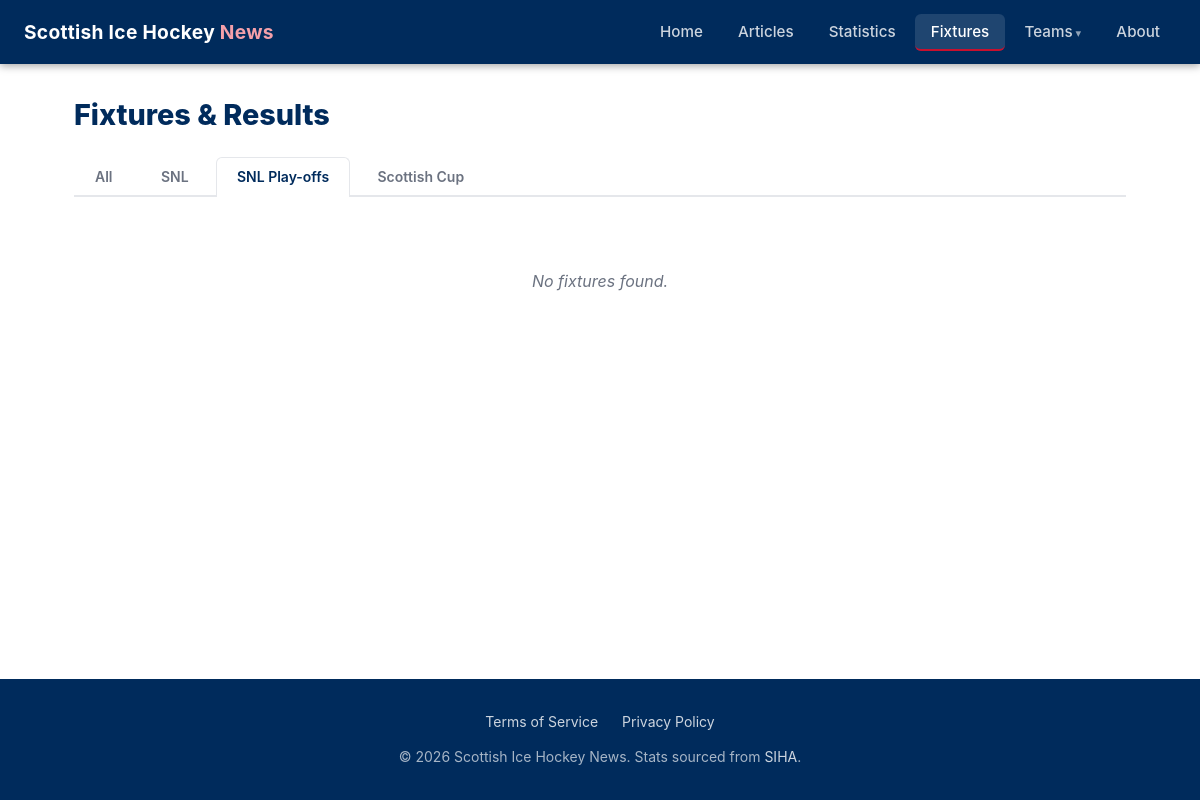
The page /fixtures/?comp=SNL+Play-offs on the database as committed earlier.
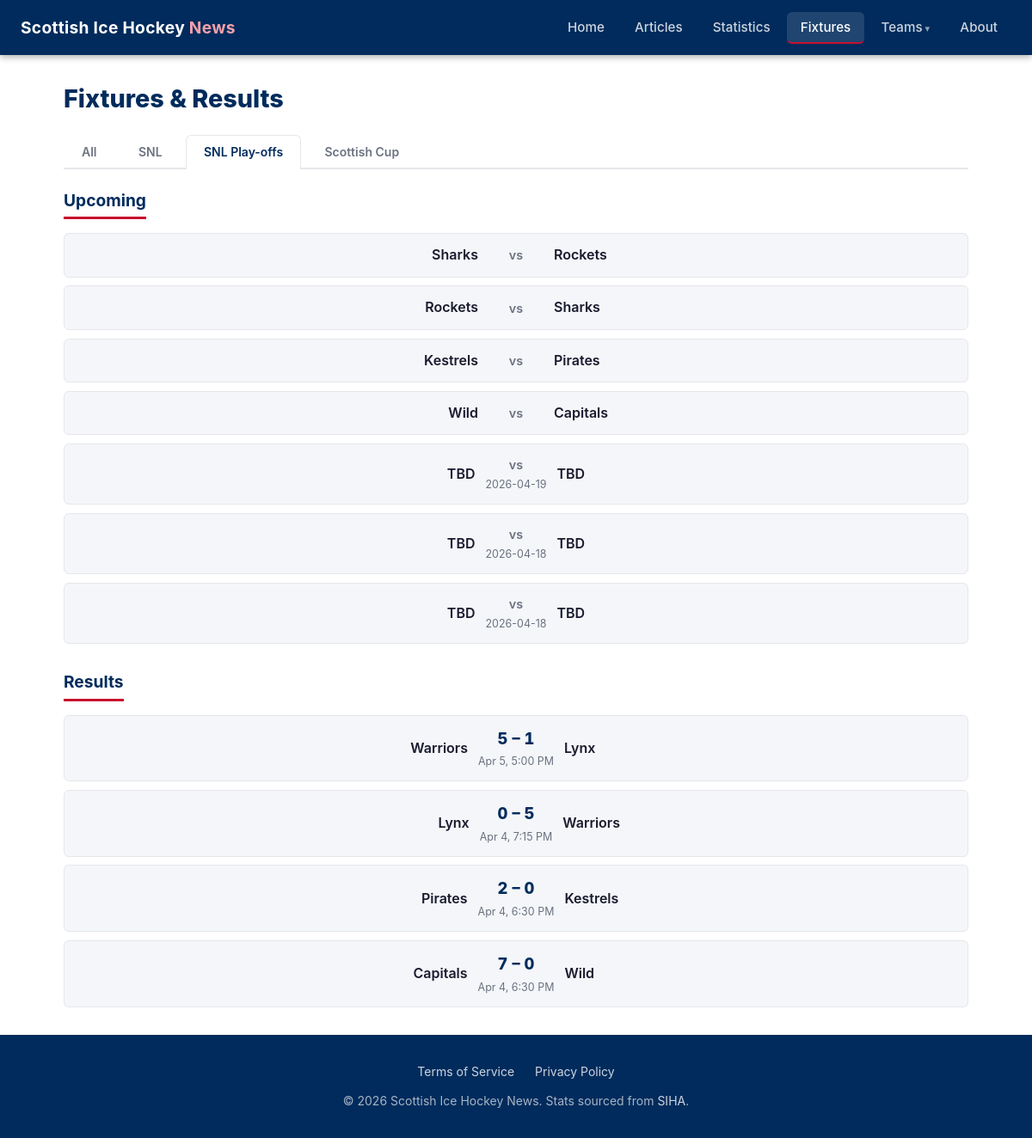
The same page on the database as committed later.
### tables this page shows
CREATE TABLE fixtures (
            event_id       INTEGER PRIMARY KEY,
            competition_id INTEGER NOT NULL REFERENCES competitions(id),
            date           TEXT,
            home_team_id   INTEGER REFERENCES teams(id),
            away_team_id   INTEGER REFERENCES teams(id),
            home_score     INTEGER,
            away_score     INTEGER,
            status         TEXT    NOT NULL DEFAULT 'scheduled',
            scraped_at     TEXT    NOT NULL
        , event_url TEXT, season TEXT NOT NULL DEFAULT '2025-26');

CREATE TABLE teams (
            id   INTEGER PRIMARY KEY,
            slug TEXT    NOT NULL UNIQUE,
            name TEXT    NOT NULL
        );

### web/app.py (the view)
@app.route("/fixtures/")
def fixtures():
    season = request.args.get("season", CURRENT_SEASON)
    if season not in SEASONS:
        season = CURRENT_SEASON
    comp = request.args.get("comp", "all")
    all_fixtures = db_queries.get_all_fixtures(comp, season=season)
    upcoming = [f for f in all_fixtures if f["status"] == "scheduled"]
    results = [f for f in all_fixtures if f["status"] == "final"]
    bracket = None
    if comp == "Scottish Cup" and season == CURRENT_SEASON:
        all_ids = [eid for rd in CUP_BRACKET for leg in rd["matchups"] for eid in leg]
        bracket = _build_cup_bracket(db_queries.get_fixtures_by_ids(all_ids))
    return render_template(
        "fixtures.html",
        comp=comp,
        competitions=["all"] + COMPETITIONS,
        season=season,
        seasons=SEASONS,
        upcoming=upcoming,
        results=results,
        bracket=bracket,
    )

### web/app.py (called while the page is built)
@app.template_filter("short_name")
def short_name_filter(db_name):
    return TEAM_DISPLAY.get(db_name, {}).get("short", db_name)

@app.context_processor
def inject_globals():
    return {
        "current_year": date.today().year,
        "team_display": TEAM_DISPLAY,
        "static_version": STATIC_VERSION,
    }

### web/db_queries.py (called while the page is built)
def get_connection():
    conn = sqlite3.connect(DB_PATH)
    conn.row_factory = sqlite3.Row
    conn.execute("PRAGMA journal_mode=WAL")
    conn.execute("PRAGMA foreign_keys=ON")
    return conn

def get_all_fixtures(comp_name="all", season=CURRENT_SEASON):
    conn = get_connection()
    try:
        rows = conn.execute(
            """
            SELECT f.event_id, f.date, f.home_score, f.away_score, f.status,
                   ht.name AS home_team, at.name AS away_team,
                   c.name AS competition
            FROM fixtures f
            JOIN teams ht ON ht.id = f.home_team_id
            JOIN teams at ON at.id = f.away_team_id
            JOIN competitions c ON c.id = f.competition_id
            WHERE f.season = ?
              AND (? = 'all' OR c.name = ?)
            ORDER BY f.status ASC,
                     COALESCE(f.date, 'z') DESC,
                     f.event_id DESC
            """,
            (season, comp_name, comp_name),
        ).fetchall()
        return [dict(r) for r in rows]
    finally:
        conn.close()

### web/templates/fixtures.html (shortened to what this page needs)
{% extends "base.html" %}
{% block content %}
<h1 class="page-title">Fixtures &amp; Results</h1>
<div class="comp-tabs">
  {% for c in competitions %}
    <a href="{{ url_for('fixtures', comp=c) }}"
       class="comp-tab {{ 'active' if c == comp else '' }}">
      {{ 'All' if c == 'all' else c }}
    </a>
  {% endfor %}
</div>
{% if not bracket %}
  {% if upcoming %}
    <h2 class="section-title">Upcoming</h2>
    <div class="result-list">
      {% for f in upcoming %}
        <div class="result-card">
          <div class="team-home">{{ f.home_team | short_name }}</div>
          <div class="result-card-centre">
            <div class="score upcoming-score">vs</div>
            {% if f.date %}<div class="meta">{{ f.date }}</div>{% endif %}
          </div>
          <div class="team-away">{{ f.away_team | short_name }}</div>
        </div>
      {% endfor %}
    </div>
  {% endif %}
  {% if results %}
    <h2 class="section-title mt-2">Results</h2>
    <div class="result-list">
      {% for f in results %}
        <a href="{{ url_for('event_detail', event_id=f.event_id) }}" class="result-card-link">
          <div class="result-card">
            <div class="team-home">{{ f.home_team | short_name }}</div>
            <div class="result-card-centre">
              <div class="score">{{ f.home_score }} – {{ f.away_score }}</div>
              {% if f.date %}<div class="meta">{{ f.date }}</div>{% endif %}
            </div>
            <div class="team-away">{{ f.away_team | short_name }}</div>
          </div>
        </a>
      {% endfor %}
    </div>
  {% endif %}
  {% if not upcoming and not results %}
    <p class="no-data">No fixtures found.</p>
  {% endif %}
{% endif %}
{% endblock %}

### web/templates/base.html (shortened to what this page needs)
<!DOCTYPE html>
<html lang="en">
<head>
  <link rel="stylesheet" href="{{ url_for('static', filename='css/style.css') }}?v={{ static_version }}">
</head>
<body>
<header>
  <a class="site-title" href="{{ url_for('home') }}">
    Scottish Ice Hockey <span>News</span>
  </a>
  <nav id="mainNav">
    <ul>
      <li><a href="{{ url_for('home') }}"
             class="{{ 'active' if request.endpoint == 'home' else '' }}">Home</a></li>
      <li><a href="{{ url_for('articles_list') }}"
             class="{{ 'active' if request.endpoint in ('articles_list', 'article_detail') else '' }}">Articles</a></li>
      <li><a href="{{ url_for('statistics') }}"
             class="{{ 'active' if request.endpoint in ('statistics', 'stats_skaters', 'stats_netminders') else '' }}">Statistics</a></li>
      <li><a href="{{ url_for('fixtures') }}"
             class="{{ 'active' if request.endpoint in ('fixtures', 'event_detail') else '' }}">Fixtures</a></li>
      <li class="nav-dropdown">
        <a href="{{ url_for('teams_list') }}"
           class="{{ 'active' if request.endpoint in ('teams_list', 'team_detail') else '' }}">Teams</a>
      </li>
      <li><a href="{{ url_for('about') }}"
             class="{{ 'active' if request.endpoint == 'about' else '' }}">About</a></li>
    </ul>
  </nav>
</header>
<main>
  {% block content %}{% endblock %}
</main>
<footer>
  <div class="footer-links">
    <a href="{{ url_for('terms') }}">Terms of Service</a>
    <a href="{{ url_for('privacy') }}">Privacy Policy</a>
  </div>
  <p>&copy; {{ current_year }} Scottish Ice Hockey News. Stats sourced from <a href="https://www.siha-uk.co.uk" target="_blank" rel="noopener">SIHA</a>.</p>
</footer>
</body>
</html>

### web/static/css/style.css (style rules this page uses)
:root { --primary: #002B5C; --accent: #C8102E; --bg: #ffffff; --bg-subtle: #f4f6f9; --text: #1a1a2e; --text-muted: #6b7280; --border: #e5e7eb; --nav-height: 64px; --radius: 6px; }
*, *::before, *::after { box-sizing: border-box; margin: 0; padding: 0; }
body { font-family: -apple-system, BlinkMacSystemFont, 'Segoe UI', Roboto, sans-serif; color: var(--text); background: var(--bg); line-height: 1.6; min-height: 100vh; display: flex; flex-direction: column; }
main { flex: 1; }
a { color: var(--primary); }
header { background: var(--primary); color: #fff; height: var(--nav-height); display: flex; align-items: center; padding: 0 1.5rem; position: sticky; top: 0; z-index: 100; box-shadow: 0 2px 8px rgba(0, 0, 0, 0.35); }
.site-title { font-size: 1.2rem; font-weight: 700; color: #fff; text-decoration: none; margin-right: auto; letter-spacing: 0.3px; }
.site-title span { color: #f4a0aa; }
nav > ul { list-style: none; display: flex; gap: 0.2rem; }
nav a { color: rgba(255, 255, 255, 0.8); text-decoration: none; padding: 0.5rem 1rem; border-radius: var(--radius); font-size: 0.95rem; font-weight: 500; transition: background 0.15s, color 0.15s; white-space: nowrap; }
nav a.active { color: #fff; background: rgba(255, 255, 255, 0.12); border-bottom: 2px solid var(--accent); }
.nav-dropdown { position: relative; }
.nav-dropdown > a::after { content: ' ▾'; font-size: 0.7rem; opacity: 0.7; }
main { max-width: 1100px; margin: 0 auto; padding: 2rem 1.5rem; width: 100%; }
h1, h2, h3 { line-height: 1.3; }
.page-title { font-size: 1.8rem; font-weight: 800; color: var(--primary); margin-bottom: 1.5rem; }
.section-title { font-size: 1.2rem; font-weight: 700; color: var(--primary); margin-bottom: 1rem; padding-bottom: 0.4rem; border-bottom: 3px solid var(--accent); display: inline-block; }
.mt-2 { margin-top: 2rem; }
.result-list { display: flex; flex-direction: column; gap: 0.6rem; }
.result-card-link { text-decoration: none; color: inherit; }
.result-card { background: var(--bg-subtle); border: 1px solid var(--border); border-radius: var(--radius); padding: 0.75rem 1rem; display: grid; grid-template-columns: 1fr auto 1fr; align-items: center; gap: 0.75rem; transition: border-color 0.15s, box-shadow 0.15s; }
.team-home { font-weight: 600; text-align: right; }
.team-away { font-weight: 600; text-align: left; }
.score { font-size: 1.15rem; font-weight: 800; color: var(--primary); text-align: center; min-width: 64px; font-variant-numeric: tabular-nums; }
.upcoming-score { font-size: 0.9rem; font-weight: 600; color: var(--text-muted); }
.result-card-centre { text-align: center; }
.meta { font-size: 0.78rem; color: var(--text-muted); margin-top: 0.15rem; }
.comp-tabs { display: flex; gap: 0.4rem; border-bottom: 2px solid var(--border); margin-bottom: 1.5rem; }
.comp-tab { padding: 0.5rem 1.25rem; border-radius: var(--radius) var(--radius) 0 0; text-decoration: none; font-weight: 600; font-size: 0.875rem; color: var(--text-muted); border: 1px solid transparent; border-bottom: none; margin-bottom: -2px; transition: color 0.15s; }
.comp-tab.active { background: var(--bg); color: var(--primary); border-color: var(--border); border-bottom-color: var(--bg); }
footer { background: var(--primary); color: rgba(255, 255, 255, 0.65); text-align: center; padding: 2rem 1.5rem; font-size: 0.875rem; margin-top: auto; }
footer a { color: rgba(255, 255, 255, 0.8); text-decoration: none; }
.footer-links { display: flex; justify-content: center; gap: 1.5rem; margin-bottom: 0.75rem; }

Rows that differ between the two databases and show on the page:
added fixtures: home_team|short_name "Sharks", away_team|short_name "Rockets", shown under "Upcoming"
added fixtures: home_team|short_name "Rockets", away_team|short_name "Sharks", shown under "Upcoming"
added fixtures: home_team|short_name "Kestrels", away_team|short_name "Pirates", shown under "Upcoming"
added fixtures: home_team|short_name "Wild", away_team|short_name "Capitals", shown under "Upcoming"
added fixtures: home_team|short_name "TBD", date "2026-04-19", away_team|short_name "TBD", shown under "Upcoming"
added fixtures: home_team|short_name "TBD", date "2026-04-18", away_team|short_name "TBD", shown under "Upcoming"
added fixtures: home_team|short_name "TBD", date "2026-04-18", away_team|short_name "TBD", shown under "Upcoming"
now on this page (row edited): fixtures: home_team|short_name "Warriors", home_score "5", away_score "1", date "Apr 5, 5:00 PM", away_team|short_name "Lynx", shown under "Results"
now on this page (row edited): fixtures: home_team|short_name "Lynx", home_score "0", away_score "5", date "Apr 4, 7:15 PM", away_team|short_name "Warriors", shown under "Results"
now on this page (row edited): fixtures: home_team|short_name "Pirates", home_score "2", away_score "0", date "Apr 4, 6:30 PM", away_team|short_name "Kestrels", shown under "Results"
now on this page (row edited): fixtures: home_team|short_name "Capitals", home_score "7", away_score "0", date "Apr 4, 6:30 PM", away_team|short_name "Wild", shown under "Results"
Other text that changed with them:
text no longer shown: "No fixtures found."
text now shown: "Upcoming Results"
